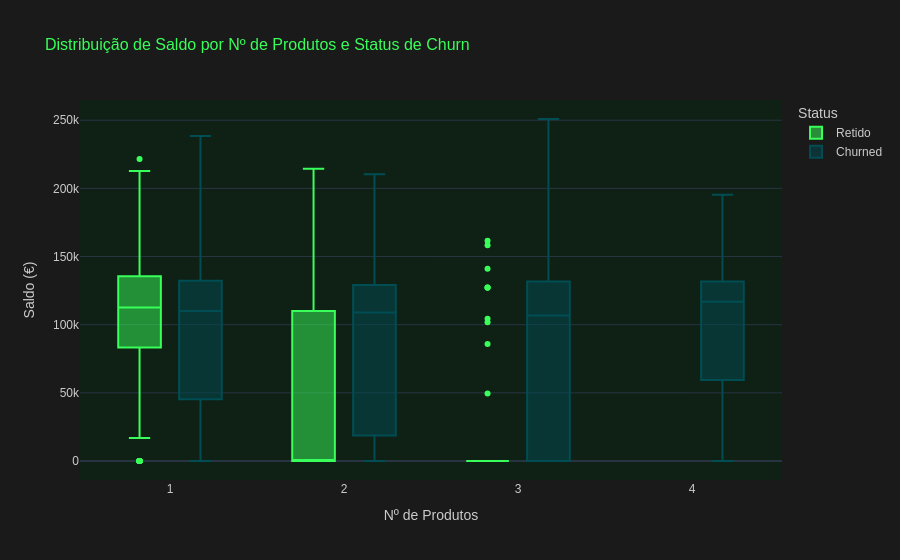

Notebook cell for this chart:
### Code cell
# Box plot — distribuição de saldo por número de produtos e status de churn
fig_box_bal_prod: go.Figure = px.box(
    df_bank_churn,
    x='num_of_products',
    y='balance',
    color='status_churn',
    title='Distribuição de Saldo por Nº de Produtos e Status de Churn',
    labels={'num_of_products': 'Nº de Produtos', 'balance': 'Saldo (€)', 'status_churn': 'Status'},
    color_discrete_map=COLOR_MAP_CHURN,
)
fig_box_bal_prod.update_layout(**LAYOUT_PADRAO)
fig_box_bal_prod.show()

### Figure 1 — Plotly figure (JSON) as saved in the notebook; plotly's stock layout.template omitted (floating-point values rounded to 4 significant figures; data arrays with more than 128 entries replaced by an {"elided": "..."} marker saying what was removed)
{"data": [{"alignmentgroup": "True", "hovertemplate": "Status=Retido<br>Nº de Produtos=%{x}<br>Saldo (€)=%{y}<extra></extra>", "legendgroup": "Retido", "marker": {"color": "#39FF5A"}, "name": "Retido", "notched": false, "offsetgroup": "Retido", "orientation": "v", "showlegend": true, "type": "box", "x": {"elided": "7963 int values"}, "x0": " ", "xaxis": "x", "y": {"elided": "7963 float values"}, "y0": " ", "yaxis": "y"}, {"alignmentgroup": "True", "hovertemplate": "Status=Churned<br>Nº de Produtos=%{x}<br>Saldo (€)=%{y}<extra></extra>", "legendgroup": "Churned", "marker": {"color": "#004D54"}, "name": "Churned", "notched": false, "offsetgroup": "Churned", "orientation": "v", "showlegend": true, "type": "box", "x": {"elided": "2037 int values"}, "x0": " ", "xaxis": "x", "y": {"elided": "2037 float values"}, "y0": " ", "yaxis": "y"}], "layout": {"boxmode": "group", "font": {"color": "#CCCCCC", "family": "Arial", "size": 12}, "legend": {"title": {"text": "Status"}, "tracegroupgap": 0}, "paper_bgcolor": "#1A1A1A", "plot_bgcolor": "#0F2015", "title": {"font": {"color": "#39FF5A", "size": 16}, "text": "Distribuição de Saldo por Nº de Produtos e Status de Churn"}, "xaxis": {"anchor": "y", "domain": [0, 1], "title": {"text": "Nº de Produtos"}}, "yaxis": {"anchor": "x", "domain": [0, 1], "title": {"text": "Saldo (€)"}}}}
